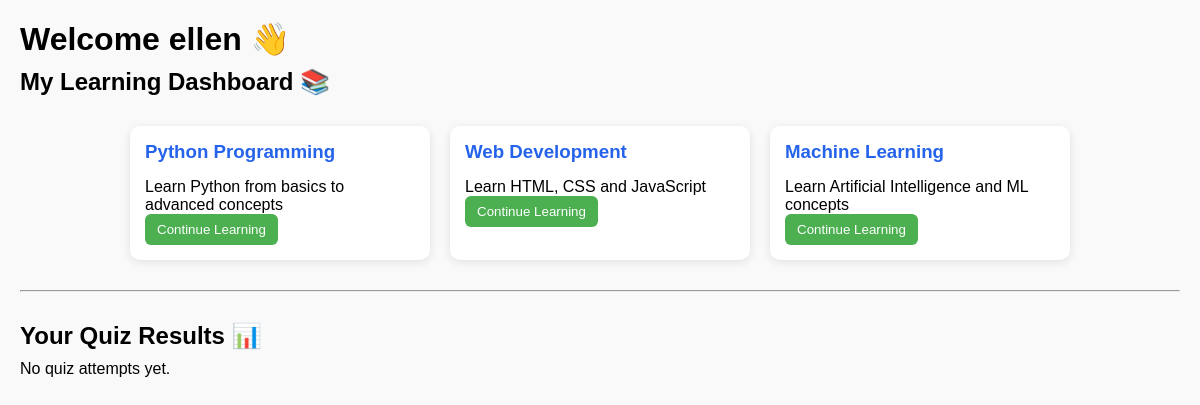
The app's page /dashboard (signed in) with its own data.
### tables this page shows
CREATE TABLE courses(
        id INTEGER PRIMARY KEY AUTOINCREMENT,
        name TEXT,
        description TEXT,
        instructor TEXT
    );

### app.py (the view)
@app.route("/dashboard")
def dashboard():
    if "user_id" not in session:
        return redirect("/login")
    conn = sqlite3.connect("users.db")
    cursor = conn.cursor()
    cursor.execute("SELECT * FROM courses")
    courses = cursor.fetchall()
    cursor.execute("""
    SELECT courses.name, quiz_results.score, quiz_results.total, quiz_results.percentage
    FROM quiz_results
    JOIN courses ON quiz_results.course_id = courses.id
    WHERE quiz_results.user_id=?
    """, (session["user_id"],))
    results = cursor.fetchall()
    conn.close()
    return render_template(
        "dashboard.html",
        username=session["username"],
        courses=courses,
        results=results
    )

### templates/dashboard.html (shortened to what this page needs)
<!DOCTYPE html>
<html>
<head>
    <link rel="stylesheet" href="/static/style.css">
</head>
<body>
<h1>Welcome {{ username }} 👋</h1>
<h2>My Learning Dashboard 📚</h2>
<div class="course-container">
    {% for course in courses %}
    <div class="card">
        <h3>{{ course[1] }}</h3>
        <p>{{ course[2] }}</p>
        <a href="/course/{{ course[0] }}">
            <button>Continue Learning</button>
        </a>
    </div>
    {% endfor %}
</div>
<hr>
<div class="section">
    <h2>Your Quiz Results 📊</h2>
    {% if results %}
    <table>
        <tr>
            <th>Course</th>
            <th>Score</th>
            <th>Total</th>
            <th>Percentage</th>
        </tr>
        {% for r in results %}
        <tr>
            <td>{{ r[0] }}</td>
            <td>{{ r[1] }}</td>
            <td>{{ r[2] }}</td>
            <td>{{ r[3] }}%</td>
        </tr>
        {% endfor %}
    </table>
    {% else %}
    <p>No quiz attempts yet.</p>
    {% endif %}
</div>
</body>
</html>

### static/style.css (style rules this page uses)
* { margin:0; padding:0; box-sizing:border-box; }
body { font-family:Arial, sans-serif; background:#f8fafc; }
button { padding:12px 22px; border:none; border-radius:8px; cursor:pointer; }
.course-container { display:flex; justify-content:center; gap:30px; margin-top:30px; }
.card { background:white; padding:30px; width:280px; border-radius:15px; box-shadow:0 5px 15px rgba(0,0,0,0.1); }
.card h3 { color:#2563eb; margin-bottom:15px; }

### templates/dashboard.html (style rules this page uses)
body { font-family: Arial; margin: 20px; background: #f9f9f9; }
h1, h2 { margin-bottom: 10px; }
.course-container { display: flex; flex-wrap: wrap; gap: 20px; margin-bottom: 30px; }
.card { width: 300px; padding: 15px; background: white; border-radius: 10px; box-shadow: 0px 2px 8px rgba(0,0,0,0.1); }
button { padding: 8px 12px; background: #4CAF50; color: white; border: none; border-radius: 6px; cursor: pointer; }
.section { margin-top: 30px; }

### records on screen
courses: name "Python Programming", description "Learn Python from basics to advanced concepts"
courses: name "Web Development", description "Learn HTML, CSS and JavaScript"
courses: name "Machine Learning", description "Learn Artificial Intelligence and ML concepts"

### other values on screen
{{ username }} "ellen"
